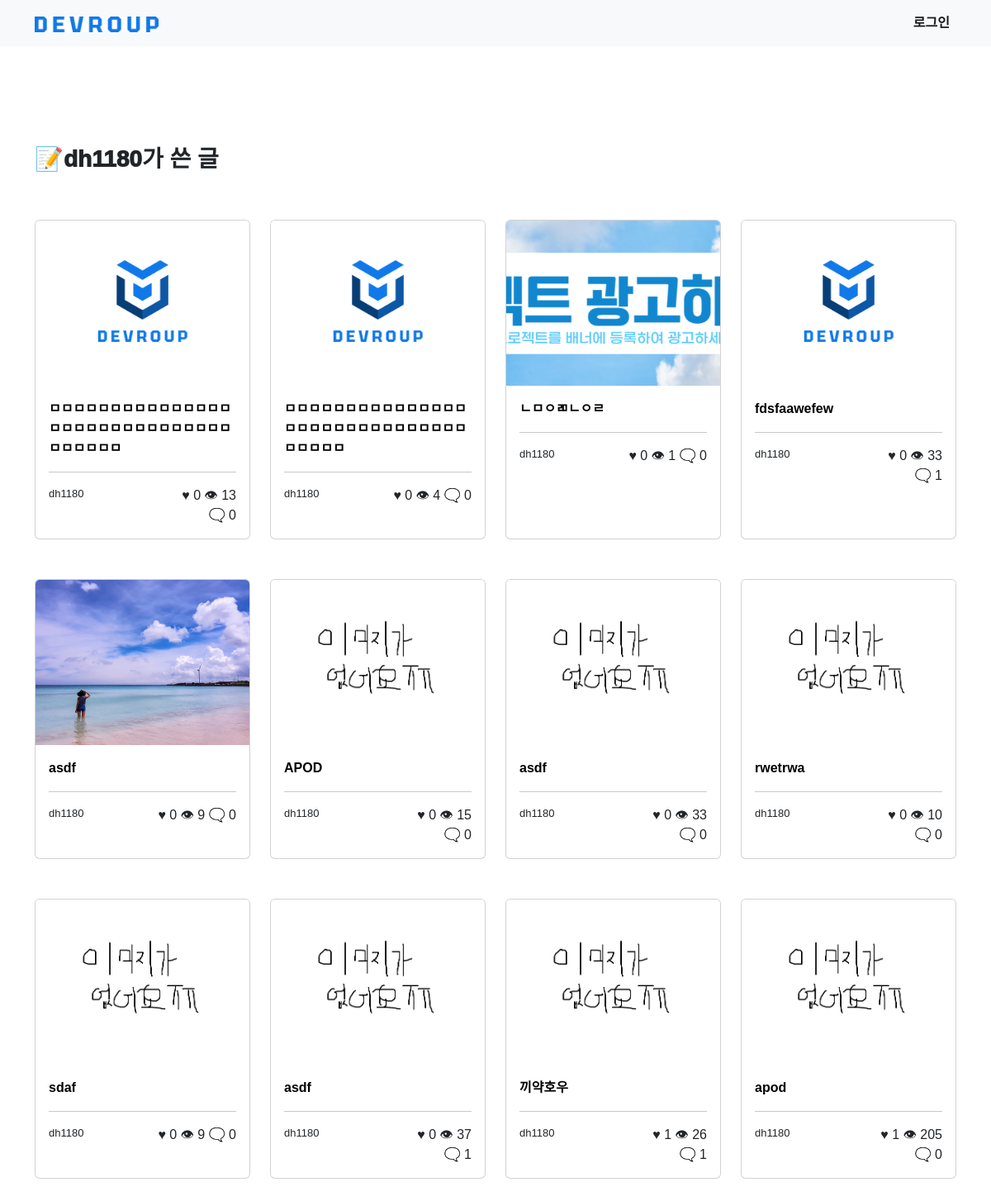
Page /user/other_user_posts/1 on the earlier database version.
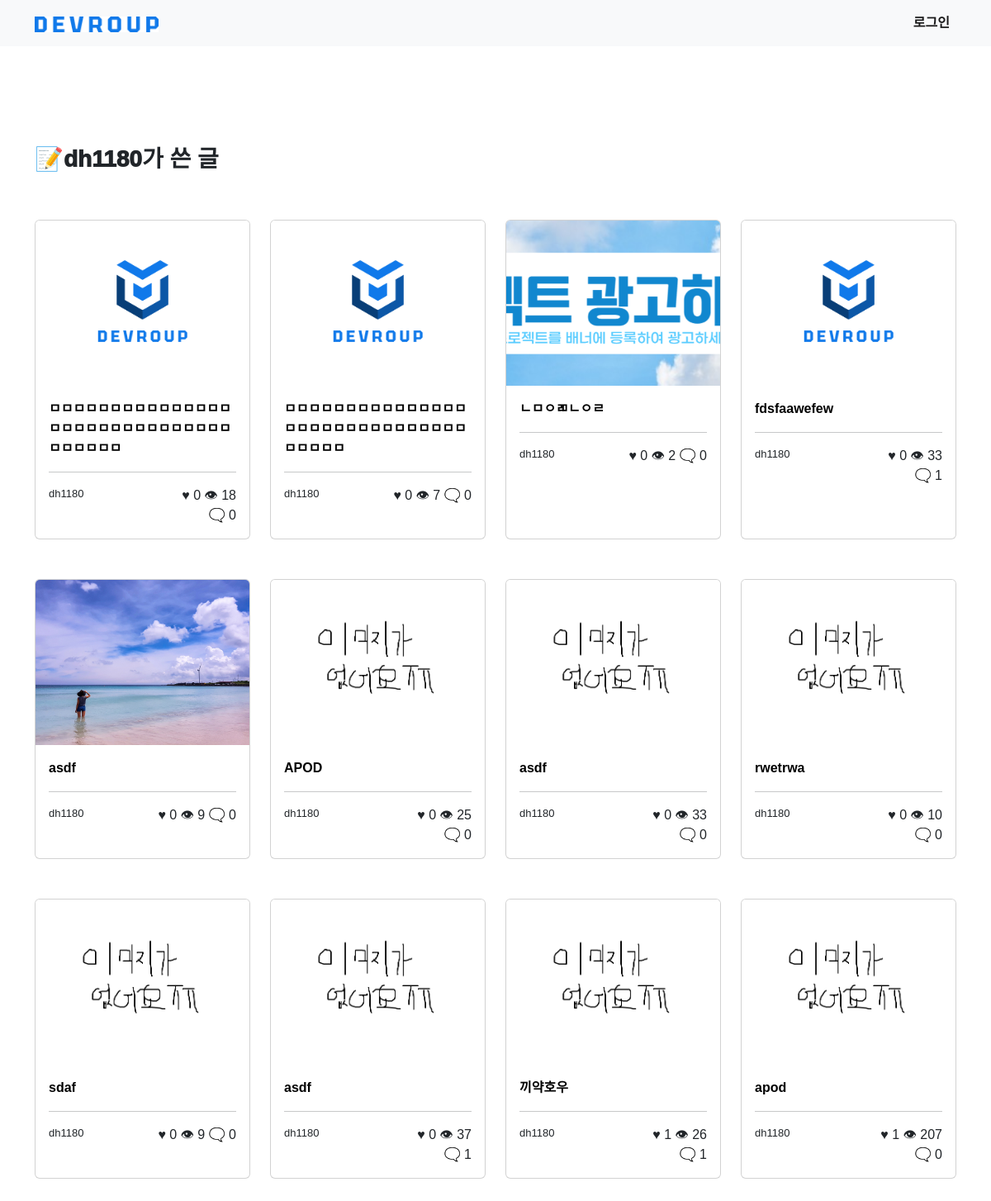
Same page on the later database version.
### community/models.py (models this page shows, shortened)
class Post(models.Model):
    title = models.CharField(max_length=200)
    author = models.ForeignKey(User, on_delete=models.CASCADE, null=True)
    hit = models.IntegerField(default=0)
    like = models.IntegerField(default=0)
    like_users = models.ManyToManyField(User, related_name='like_posts')
    date = models.DateTimeField(auto_now_add=True)
    image = models.ImageField(upload_to='community_thumbnail', null=True)
    content = models.TextField()
    github_address = models.URLField(null=True)
    def get_comment_count(self):
        return Comment.objects.filter(post=self).count()

### user/views.py (the view)
# urls.py: path('other_user_posts/<int:author>', views.other_user_posts, name='other_user_posts'),
def other_user_posts(request, author):
    posts = Post.objects.filter(author=author).order_by('-date')
    return render(request, 'user/other_user_posts.html', {'posts': posts, 'author': User.objects.get(pk=author)})

### user/templates/user/other_user_posts.html (shortened to what this page needs)
{% extends 'community/base.html' %} {% block content %}
<br /><br /><br /><br /><br />
<div class="container">
    <div class="row mb-5">
        <h3 style="font-weight: 1000;">📝{{ author }}가 쓴 글</h3>
    </div>
    <div class="row">
        {% for post in posts %}
        <div class="col-md-3 col-sm-12 mb-5">
            <div class="card h-100">
                <div class="media-container">
                    <img
                        src="{{ post.image.url }}"
                        class="card-img-top"
                        style="object-fit: cover; height: 200px;"
                    />
                </div>
                <div class="card-body">
                    <a
                        class="card-title stretched-link"
                        href="{% url 'community:post_detail' pk=post.pk %}"
                       style="font-weight: bold;"
                        >{{ post.title }}</a
                    >
                    <br />
                    <hr />
                    <div class="row">
                        <div class="col-6" style="font-size: small">
                            {{ post.author }}
                        </div>
                        <div class="col-6 text-end">
                            ♥&nbsp;{{ post.like }}
                            👁&nbsp;{{ post.hit }}
                            🗨️&nbsp;{{ post.get_comment_count }}
                        </div>
                    </div>
                </div>
            </div>
        </div>
        {% endfor %}
    </div>
{% endblock content %}

Differences in the rows shown:
changed Post "ㅁㅁㅁㅁㅁㅁㅁㅁㅁㅁㅁㅁㅁㅁㅁㅁㅁㅁㅁㅁㅁㅁㅁㅁㅁㅁㅁㅁㅁㅁㅁㅁㅁㅁㅁㅁ": hit "13" → "18"
changed Post "ㅁㅁㅁㅁㅁㅁㅁㅁㅁㅁㅁㅁㅁㅁㅁㅁㅁㅁㅁㅁㅁㅁㅁㅁㅁㅁㅁㅁㅁㅁㅁㅁㅁㅁㅁ": hit "4" → "7"
changed Post "ㄴㅁㅇㄻㄴㅇㄹ": hit "1" → "2"
changed Post "APOD": hit "15" → "25"
changed Post "apod": hit "205" → "207"
